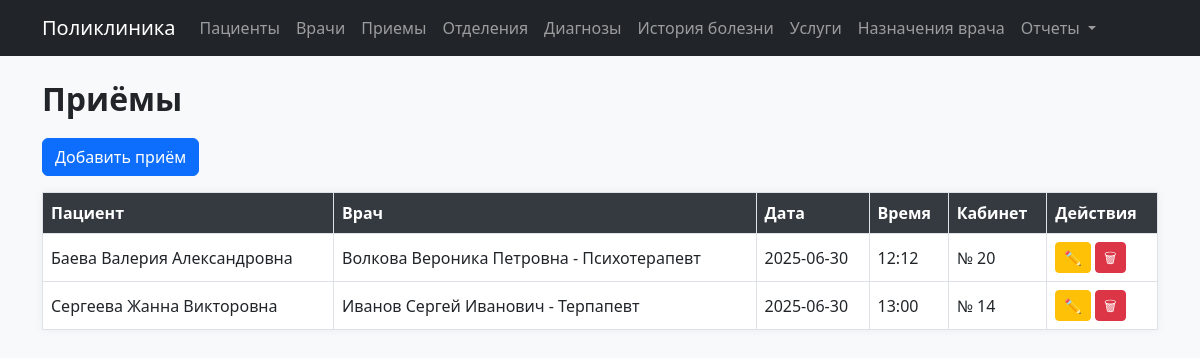
Before: /appointments with the older database file.
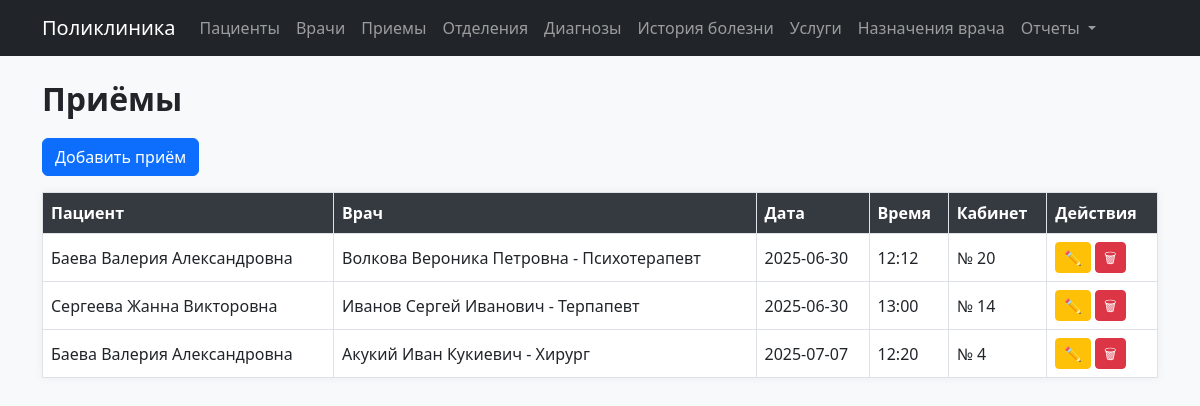
After: the same page with the newer database file.
### models.py (models this page shows)
class Appointment(db.Model):
    __tablename__ = 'appointments'
    id = db.Column(db.Integer, primary_key=True)
    patient_id = db.Column(db.Integer, db.ForeignKey('patients.id'))
    doctor_id = db.Column(db.Integer, db.ForeignKey('doctors.id'))
    appointment_date = db.Column(db.Date)
    appointment_time = db.Column(db.Time)
    room_number = db.Column(db.String(10))

class Patient(db.Model):
    __tablename__ = 'patients'
    id = db.Column(db.Integer, primary_key=True)
    last_name = db.Column(db.String(50), nullable=False)
    first_name = db.Column(db.String(50), nullable=False)
    middle_name = db.Column(db.String(50))
    birth_date = db.Column(db.Date)
    gender = db.Column(db.String(10))
    phone = db.Column(db.String(20))
    appointments = db.relationship('Appointment', backref='patient', lazy=True)
    medical_records = db.relationship('MedicalRecord', backref='patient', lazy=True)

class Doctor(db.Model):
    __tablename__ = 'doctors'
    id = db.Column(db.Integer, primary_key=True)
    last_name = db.Column(db.String(50), nullable=False)
    first_name = db.Column(db.String(50), nullable=False)
    middle_name = db.Column(db.String(50))
    specialty = db.Column(db.String(100))
    experience_years = db.Column(db.Integer)
    phone = db.Column(db.String(20))
    category_id = db.Column(db.Integer, db.ForeignKey('categories.id'))
    department_id = db.Column(db.Integer, db.ForeignKey('departments.id'))
    appointments = db.relationship('Appointment', backref='doctor', lazy=True)

### modules/appointments.py (the view)
@appointments_bp.route('/appointments')
def list_appointments():
    appointments = Appointment.query.all()
    return render_template('appointments/list.html', appointments=appointments)

### templates/appointments/list.html
{% extends 'index.html' %}
{% block content %}
<h2>Приёмы</h2>
<a href="/appointments/new" class="btn btn-primary mb-3">Добавить приём</a>
<table class="table table-bordered">
    <thead>
        <tr>
            <th>Пациент</th>
            <th>Врач</th>
            <th>Дата</th>
            <th>Время</th>
            <th>Кабинет</th>
            <th>Действия</th>
        </tr>
    </thead>
    <tbody>
        {% for a in appointments %}
        <tr>
            <td>{{ a.patient.last_name }} {{ a.patient.first_name }} {{ a.patient.middle_name }}</td>
            <td>{{ a.doctor.last_name }} {{ a.doctor.first_name }} {{ a.doctor.middle_name }} - {{  a.doctor.specialty }}</td>
            <td>{{ a.appointment_date }}</td>
            <td>{{ a.appointment_time.strftime('%H:%M') }}</td>
            <td>{{ a.room_number }}</td>
            <td>
                <a href="/appointments/{{ a.id }}/edit" class="btn btn-sm btn-warning">✏️</a>
                <a href="/appointments/{{ a.id }}/delete" class="btn btn-sm btn-danger">🗑</a>
            </td>
        </tr>
        {% endfor %}
    </tbody>
</table>
{% endblock %}

### templates/index.html (shortened to what this page needs)
<!DOCTYPE html>
<html lang="ru">
<head>
    <link href="https://cdn.jsdelivr.net/npm/bootstrap@5.3.0/dist/css/bootstrap.min.css" rel="stylesheet">
    <link rel="stylesheet" href="static/style.css">
</head>
<body>
<nav class="navbar navbar-expand-lg navbar-dark bg-dark mb-4">
    <div class="container">
        <a class="navbar-brand" href="/">Поликлиника</a>
        <div class="collapse navbar-collapse" id="mainNavbar">
            <ul class="navbar-nav">
                <li class="nav-item"><a class="nav-link" href="/patients">Пациенты</a></li>
                <li class="nav-item"><a class="nav-link" href="/doctors">Врачи</a></li>
                <li class="nav-item"><a class="nav-link" href="/appointments">Приемы</a></li>
                <li class="nav-item"><a class="nav-link" href="/departments">Отделения</a></li>
                <li class="nav-item"><a class="nav-link" href="/diagnosis">Диагнозы</a></li>
                <li class="nav-item"><a class="nav-link" href="/records">История болезни</a></li>
                <li class="nav-item"><a class="nav-link" href="/services">Услуги</a></li>
                <li class="nav-item"><a class="nav-link" href="/prescriptions">Назначения врача</a></li>
                <li class="nav-item dropdown">
                    <a class="nav-link dropdown-toggle" href="#" id="navbarDarkDropdownMenuLink" role="button" data-bs-toggle="dropdown" aria-expanded="false">
                    Отчеты
                    </a>
                </li>
            </ul>
        </div>
    </div>
</nav>
<div class="container">
    {% block content %}{% endblock %}
</div>
</body>
</html>

### static/style.css (style rules this page uses)
body { background-color: #f8f9fa; font-family: 'Segoe UI', sans-serif; }
h2 { font-weight: 600; margin-bottom: 20px; }
.table { background-color: #fff; box-shadow: 0 0 10px rgba(0,0,0,0.05); }
.table th { background-color: #343a40; color: white; }
.table td, .table th { vertical-align: middle; }
.btn { font-weight: 500; }
.btn-sm { padding: 0.25rem 0.5rem; }

Changed rows visible on the page:
added Appointment: patient.last_name "Баева", patient.first_name "Валерия", patient.middle_name "Александровна", doctor.last_name "Акукий", doctor.first_name "Иван", doctor.middle_name "Кукиевич", doctor.specialty "Хирург", appointment_date "2025-07-07", appointment_time "12:20", room_number "№ 4"
